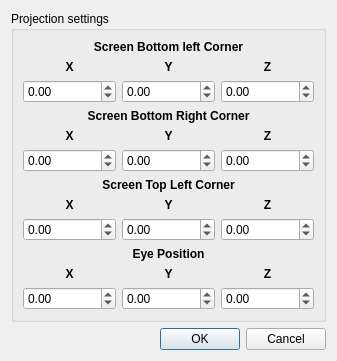
<?xml version="1.0" encoding="UTF-8"?>
<ui version="4.0">
 <class>CaveViewSettingsDialog</class>
 <widget class="QDialog" name="CaveViewSettingsDialog">
  <property name="geometry">
   <rect>
    <x>0</x>
    <y>0</y>
    <width>337</width>
    <height>344</height>
   </rect>
  </property>
  <property name="windowTitle">
   <string>Dialog</string>
  </property>
  <layout class="QVBoxLayout" name="verticalLayout">
   <item>
    <widget class="QGroupBox" name="projSettingsGroup">
     <property name="title">
      <string>Projection settings</string>
     </property>
     <layout class="QVBoxLayout" name="verticalLayout_2">
      <item>
       <widget class="QLabel" name="bot_left_label">
        <property name="font">
         <font>
          <weight>75</weight>
          <bold>true</bold>
         </font>
        </property>
        <property name="frameShape">
         <enum>QFrame::NoFrame</enum>
        </property>
        <property name="text">
         <string>Screen Bottom left Corner</string>
        </property>
        <property name="alignment">
         <set>Qt::AlignCenter</set>
        </property>
       </widget>
      </item>
      <item>
       <layout class="QGridLayout" name="gridLayout">
        <item row="0" column="0">
         <widget class="QLabel" name="blx">
          <property name="font">
           <font>
            <weight>75</weight>
            <bold>true</bold>
           </font>
          </property>
          <property name="text">
           <string>X</string>
          </property>
          <property name="alignment">
           <set>Qt::AlignCenter</set>
          </property>
         </widget>
        </item>
        <item row="0" column="2">
         <widget class="QLabel" name="blz">
          <property name="font">
           <font>
            <weight>75</weight>
            <bold>true</bold>
           </font>
          </property>
          <property name="text">
           <string>Z</string>
          </property>
          <property name="alignment">
           <set>Qt::AlignCenter</set>
          </property>
         </widget>
        </item>
        <item row="0" column="1">
         <widget class="QLabel" name="bly">
          <property name="font">
           <font>
            <weight>75</weight>
            <bold>true</bold>
           </font>
          </property>
          <property name="text">
           <string>Y</string>
          </property>
          <property name="alignment">
           <set>Qt::AlignCenter</set>
          </property>
         </widget>
        </item>
        <item row="1" column="0">
         <widget class="QDoubleSpinBox" name="blxv">
          <property name="minimum">
           <double>-999999999.000000000000000</double>
          </property>
          <property name="maximum">
           <double>999999999.000000000000000</double>
          </property>
          <property name="value">
           <double>0.000000000000000</double>
          </property>
         </widget>
        </item>
        <item row="1" column="1">
         <widget class="QDoubleSpinBox" name="blyv">
          <property name="minimum">
           <double>-999999999.000000000000000</double>
          </property>
          <property name="maximum">
           <double>999999999.000000000000000</double>
          </property>
         </widget>
        </item>
        <item row="1" column="2">
         <widget class="QDoubleSpinBox" name="blzv">
          <property name="minimum">
           <double>-999999999.000000000000000</double>
          </property>
          <property name="maximum">
           <double>999999999.000000000000000</double>
          </property>
         </widget>
        </item>
       </layout>
      </item>
      <item>
       <widget class="QLabel" name="bot_right_label">
        <property name="font">
         <font>
          <weight>75</weight>
          <bold>true</bold>
         </font>
        </property>
        <property name="text">
         <string>Screen Bottom Right Corner</string>
        </property>
        <property name="textFormat">
         <enum>Qt::PlainText</enum>
        </property>
        <property name="alignment">
         <set>Qt::AlignCenter</set>
        </property>
       </widget>
      </item>
      <item>
       <layout class="QGridLayout" name="gridLayout_3">
        <item row="0" column="0">
         <widget class="QLabel" name="brx">
          <property name="font">
           <font>
            <weight>75</weight>
            <bold>true</bold>
           </font>
          </property>
          <property name="text">
           <string>X</string>
          </property>
          <property name="alignment">
           <set>Qt::AlignCenter</set>
          </property>
         </widget>
        </item>
        <item row="0" column="2">
         <widget class="QLabel" name="brz">
          <property name="font">
           <font>
            <weight>75</weight>
            <bold>true</bold>
           </font>
          </property>
          <property name="text">
           <string>Z</string>
          </property>
          <property name="alignment">
           <set>Qt::AlignCenter</set>
          </property>
         </widget>
        </item>
        <item row="0" column="1">
         <widget class="QLabel" name="bry">
          <property name="font">
           <font>
            <weight>75</weight>
            <bold>true</bold>
           </font>
          </property>
          <property name="text">
           <string>Y</string>
          </property>
          <property name="alignment">
           <set>Qt::AlignCenter</set>
          </property>
         </widget>
        </item>
        <item row="1" column="0">
         <widget class="QDoubleSpinBox" name="brxv">
          <property name="minimum">
           <double>-999999999.000000000000000</double>
          </property>
          <property name="maximum">
           <double>999999999.000000000000000</double>
          </property>
         </widget>
        </item>
        <item row="1" column="1">
         <widget class="QDoubleSpinBox" name="bryv">
          <property name="minimum">
           <double>-999999999.000000000000000</double>
          </property>
          <property name="maximum">
           <double>999999999.000000000000000</double>
          </property>
         </widget>
        </item>
        <item row="1" column="2">
         <widget class="QDoubleSpinBox" name="brzv">
          <property name="minimum">
           <double>-999999999.000000000000000</double>
          </property>
          <property name="maximum">
           <double>999999999.000000000000000</double>
          </property>
         </widget>
        </item>
       </layout>
      </item>
      <item>
       <widget class="QLabel" name="top_left_label">
        <property name="font">
         <font>
          <weight>75</weight>
          <bold>true</bold>
         </font>
        </property>
        <property name="text">
         <string>Screen Top Left Corner</string>
        </property>
        <property name="alignment">
         <set>Qt::AlignCenter</set>
        </property>
       </widget>
      </item>
      <item>
       <layout class="QGridLayout" name="gridLayout_2">
        <item row="0" column="0">
         <widget class="QLabel" name="tlx">
          <property name="font">
           <font>
            <weight>75</weight>
            <bold>true</bold>
           </font>
          </property>
          <property name="text">
           <string>X</string>
          </property>
          <property name="alignment">
           <set>Qt::AlignCenter</set>
          </property>
         </widget>
        </item>
        <item row="0" column="2">
         <widget class="QLabel" name="tlz">
          <property name="font">
           <font>
            <weight>75</weight>
            <bold>true</bold>
           </font>
          </property>
          <property name="text">
           <string>Z</string>
          </property>
          <property name="alignment">
           <set>Qt::AlignCenter</set>
          </property>
         </widget>
        </item>
        <item row="0" column="1">
         <widget class="QLabel" name="tly">
          <property name="font">
           <font>
            <weight>75</weight>
            <bold>true</bold>
           </font>
          </property>
          <property name="text">
           <string>Y</string>
          </property>
          <property name="alignment">
           <set>Qt::AlignCenter</set>
          </property>
         </widget>
        </item>
        <item row="1" column="0">
         <widget class="QDoubleSpinBox" name="tlxv">
          <property name="minimum">
           <double>-999999999.000000000000000</double>
          </property>
          <property name="maximum">
           <double>999999999.000000000000000</double>
          </property>
         </widget>
        </item>
        <item row="1" column="1">
         <widget class="QDoubleSpinBox" name="tlyv">
          <property name="minimum">
           <double>-999999999.000000000000000</double>
          </property>
          <property name="maximum">
           <double>999999999.000000000000000</double>
          </property>
         </widget>
        </item>
        <item row="1" column="2">
         <widget class="QDoubleSpinBox" name="tlzv">
          <property name="minimum">
           <double>-999999999.000000000000000</double>
          </property>
          <property name="maximum">
           <double>999999999.000000000000000</double>
          </property>
         </widget>
        </item>
       </layout>
      </item>
      <item>
       <widget class="QLabel" name="eye_pos_label">
        <property name="font">
         <font>
          <weight>75</weight>
          <bold>true</bold>
         </font>
        </property>
        <property name="text">
         <string>Eye Position</string>
        </property>
        <property name="alignment">
         <set>Qt::AlignCenter</set>
        </property>
       </widget>
      </item>
      <item>
       <layout class="QGridLayout" name="gridLayout_4">
        <item row="0" column="0">
         <widget class="QLabel" name="blx_3">
          <property name="font">
           <font>
            <weight>75</weight>
            <bold>true</bold>
           </font>
          </property>
          <property name="text">
           <string>X</string>
          </property>
          <property name="alignment">
           <set>Qt::AlignCenter</set>
          </property>
         </widget>
        </item>
        <item row="0" column="2">
         <widget class="QLabel" name="blz_3">
          <property name="font">
           <font>
            <weight>75</weight>
            <bold>true</bold>
           </font>
          </property>
          <property name="text">
           <string>Z</string>
          </property>
          <property name="alignment">
           <set>Qt::AlignCenter</set>
          </property>
         </widget>
        </item>
        <item row="0" column="1">
         <widget class="QLabel" name="bly_3">
          <property name="font">
           <font>
            <weight>75</weight>
            <bold>true</bold>
           </font>
          </property>
          <property name="text">
           <string>Y</string>
          </property>
          <property name="alignment">
           <set>Qt::AlignCenter</set>
          </property>
         </widget>
        </item>
        <item row="1" column="0">
         <widget class="QDoubleSpinBox" name="epxv">
          <property name="minimum">
           <double>-999999999.000000000000000</double>
          </property>
          <property name="maximum">
           <double>999999999.000000000000000</double>
          </property>
         </widget>
        </item>
        <item row="1" column="1">
         <widget class="QDoubleSpinBox" name="epyv">
          <property name="minimum">
           <double>-999999999.000000000000000</double>
          </property>
          <property name="maximum">
           <double>999999999.000000000000000</double>
          </property>
         </widget>
        </item>
        <item row="1" column="2">
         <widget class="QDoubleSpinBox" name="epzv">
          <property name="minimum">
           <double>-999999999.000000000000000</double>
          </property>
          <property name="maximum">
           <double>999999999.000000000000000</double>
          </property>
         </widget>
        </item>
       </layout>
      </item>
      <item>
       <spacer name="verticalSpacer">
        <property name="orientation">
         <enum>Qt::Vertical</enum>
        </property>
        <property name="sizeHint" stdset="0">
         <size>
          <width>20</width>
          <height>40</height>
         </size>
        </property>
       </spacer>
      </item>
     </layout>
    </widget>
   </item>
   <item>
    <widget class="QDialogButtonBox" name="buttonBox">
     <property name="orientation">
      <enum>Qt::Horizontal</enum>
     </property>
     <property name="standardButtons">
      <set>QDialogButtonBox::Cancel|QDialogButtonBox::Ok</set>
     </property>
    </widget>
   </item>
  </layout>
 </widget>
 <resources/>
 <connections>
  <connection>
   <sender>buttonBox</sender>
   <signal>accepted()</signal>
   <receiver>CaveViewSettingsDialog</receiver>
   <slot>accept()</slot>
   <hints>
    <hint type="sourcelabel">
     <x>248</x>
     <y>254</y>
    </hint>
    <hint type="destinationlabel">
     <x>157</x>
     <y>274</y>
    </hint>
   </hints>
  </connection>
  <connection>
   <sender>buttonBox</sender>
   <signal>rejected()</signal>
   <receiver>CaveViewSettingsDialog</receiver>
   <slot>reject()</slot>
   <hints>
    <hint type="sourcelabel">
     <x>316</x>
     <y>260</y>
    </hint>
    <hint type="destinationlabel">
     <x>286</x>
     <y>274</y>
    </hint>
   </hints>
  </connection>
 </connections>
</ui>
